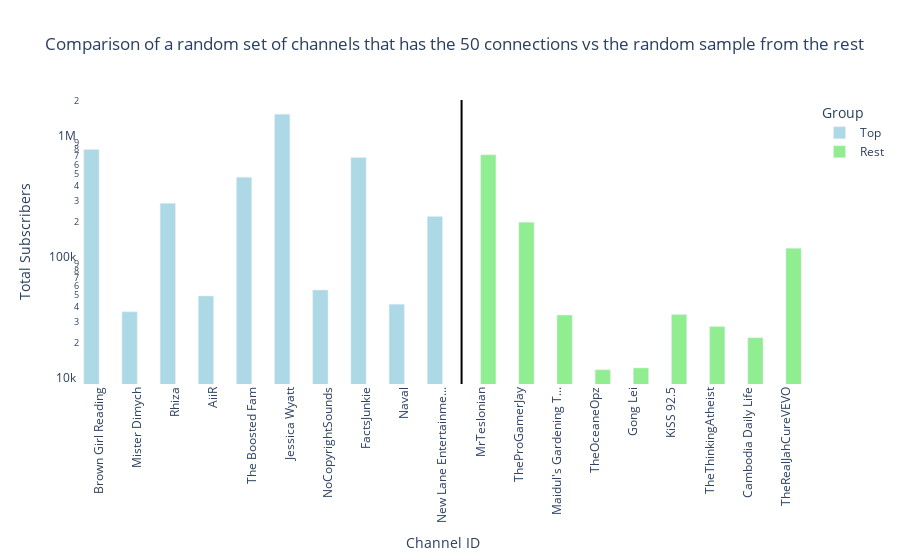

The cell this chart's notebook holds for it:
### Code cell
# Update the interactive bar plot with custom colors and hover data
fig = px.bar(
    combined_df, 
    x='name_cc', 
    y='subscribers_cc', 
    color='Group',
    title='Comparison of a random set of channels that has the 50 connections vs the random sample from the rest',
    labels={
        'subscribers_cc': 'Total subscribers', 
        'name_cc': 'Channel ID', 
        'num_connections': 'Connections',
        'category_cc': 'Category',
    },
    barmode='group',
    hover_data=['num_connections'],  # Add hover data for number of connections
    color_discrete_map={'Top': 'lightblue', 'Rest': 'lightgreen'}  # Custom colors for each group
)

# Customize the layout
fig.update_layout(
    xaxis_title='Channel ID',
    yaxis_title='Total Subscribers',
    yaxis=dict(type='log'),  # Set y-axis to log scale
    xaxis=dict(tickangle=-90),  # Rotate labels for better readability
    plot_bgcolor='rgba(0,0,0,0)'  # Transparent background
)

# Add a black line to separate the two groups
# Note: Adjust the x0 and x1 values as needed to accurately position the line
fig.add_shape(
    type="line",
    x0=9.5, y0=0, x1=9.5, y1=1, 
    line=dict(color="black", width=2),
    xref="x", yref="paper"
)

# Show the figure
fig.show()


# Save the plot to an HTML file
fig.write_html('Comparison_of_Total_Subscribers.html')

### Figure 1 — Plotly figure (JSON) as saved in the notebook; plotly's stock layout.template omitted (floating-point values rounded to 4 significant figures)
{"data": [{"alignmentgroup": "True", "customdata": [[409], [1237], [654], [371], [660], [417], [1], [402], [401], [1676]], "hovertemplate": "Group=Top<br>Channel ID=%{x}<br>Total subscribers=%{y}<br>Connections=%{customdata[0]}<extra></extra>", "legendgroup": "Top", "marker": {"color": "lightblue", "pattern": {"shape": ""}}, "name": "Top", "offsetgroup": "Top", "orientation": "v", "showlegend": true, "textposition": "auto", "type": "bar", "x": ["Brown Girl Reading", "Mister Dimych", "Rhiza", "AiiR", "The Boosted Fam", "Jessica Wyatt", "NoCopyrightSounds", "FactsJunkie", "Naval", "New Lane Entertainme..."], "xaxis": "x", "y": [795964, 36403, 287000, 49200, 471000, 1560000, 55071, 686000, 42000, 223000], "yaxis": "y"}, {"alignmentgroup": "True", "customdata": [[49], [null], [12], [null], [26], [42], [19], [11], [22]], "hovertemplate": "Group=Rest<br>Channel ID=%{x}<br>Total subscribers=%{y}<br>Connections=%{customdata[0]}<extra></extra>", "legendgroup": "Rest", "marker": {"color": "lightgreen", "pattern": {"shape": ""}}, "name": "Rest", "offsetgroup": "Rest", "orientation": "v", "showlegend": true, "textposition": "auto", "type": "bar", "x": ["MrTeslonian", "TheProGamerJay", "Maidul's Gardening T...", "TheOceaneOpz", "Gong Lei", "KiSS 92.5", "TheThinkingAtheist", "Cambodia Daily Life", "TheRealJahCureVEVO"], "xaxis": "x", "y": [720000, 200000, 34188, 12078, 12500, 34500, 27456, 22200, 122000], "yaxis": "y"}], "layout": {"barmode": "group", "legend": {"title": {"text": "Group"}, "tracegroupgap": 0}, "plot_bgcolor": "rgba(0,0,0,0)", "shapes": [{"line": {"color": "black", "width": 2}, "type": "line", "x0": 9.5, "x1": 9.5, "xref": "x", "y0": 0, "y1": 1, "yref": "paper"}], "title": {"text": "Comparison of a random set of channels that has the 50 connections vs the random sample from the rest"}, "xaxis": {"anchor": "y", "domain": [0, 1], "tickangle": -90, "title": {"text": "Channel ID"}}, "yaxis": {"anchor": "x", "domain": [0, 1], "title": {"text": "Total Subscribers"}, "type": "log"}}}
